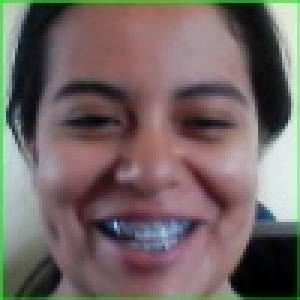
#> input picture HaarCascade/recorte/Arcelia/Arcelia125.jpg, 100 x 100 px, given in place of the camera (shown 3 times larger)
$ python HaarCascade.py
#> lines starting #> are read from the running program, lines starting #| are printed output that depends on the picture; after the words box and inside, x2 and y2 are one past the last pixel; in counts of white or black regions, pixels touching at a corner belong together
# CÓDIGO PARA DETECCIÓN DE ROSTROS
import numpy as np
import cv2 as cv
import math

rostro = cv.CascadeClassifier(cv.data.haarcascades + 'haarcascade_frontalface_alt.xml') #se carga el clasificador de rostros
cap = cv.VideoCapture(0) # Se activa la cámara
i = 0
while True:
    ret, frame = cap.read()
#> frame is the input picture: shape (100, 100, 3); mean B, G, R 101, 102.5, 115.5
    gray = cv.cvtColor(frame, cv.COLOR_BGR2GRAY)
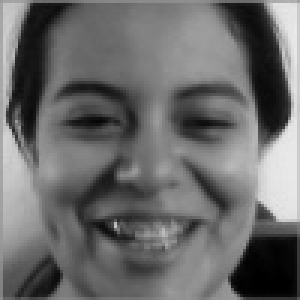
#> gray: shape (100, 100) (shown 3 times larger); min 0, max 233, mean 106.2
    rostros = rostro.detectMultiScale(gray, 1.3, 5)
#> rostros = [[8, 6, 87, 87]]
    for (x, y, w, h) in rostros:
        frame = cv.rectangle(frame, (x, y), (x+w, y+h), (0, 255, 0), 2)
        frame2 = frame[y:y+h, x:x+w]
        #frame3 = frame[x+30:x+w-30, y+30:y+h-30]
        frame2 = cv.resize(frame2, (100, 100), interpolation=cv.INTER_AREA) # Se redimensiona la imagen y se rellena con el método INTER_AREA

        if (i % 10 == 0):
            cv.imwrite('C:\\Users\\akino\\OneDrive\\Documentos\\Tareas TECNM\\Semestre 9\\IA\\repo\\IA\\HaarCascade\\Axel\\Axel'+str(i)+'.jpg', frame2) # Ruta donde se guardan las imágenes
            cv.imshow('rostror', frame2)
#> this loop made 1 pass
#> pass 1, `frame = cv.rectangle(frame, (x, y), (x+w, y+h), (0, 255, 0), 2)`:
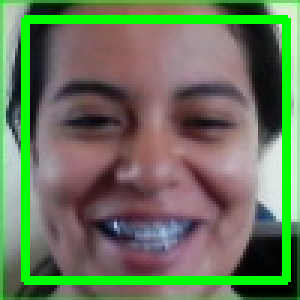
#> frame: shape (100, 100, 3) (shown 3 times larger); 10.4% of pixels changed, all inside (x1, y1, x2, y2) = (7, 5, 97, 95)
#> pass 1, `frame2 = frame[y:y+h, x:x+w]`:
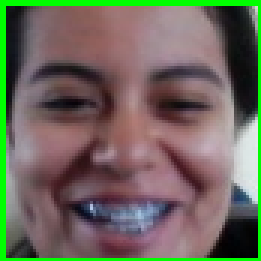
#> frame2: shape (87, 87, 3) (shown 3 times larger); mean B, G, R 92.2, 104.8, 109.1
#> pass 1, `frame2 = cv.resize(frame2, (100, 100), interpolation=cv.INTER_AREA)`:
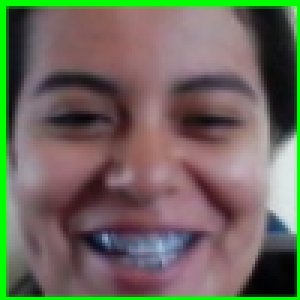
#> frame2: shape (100, 100, 3) (shown 3 times larger); mean B, G, R 92.1, 104.7, 109
    cv.imshow('rostros', frame)
    i = i + 1
    k = cv.waitKey(1)
#> (key Esc is pressed here)
    if k == 27:
        break
cap.release()
cv.destroyAllWindows()

$ run again, on HaarCascade/recorte/Arcelia/Arcelia128.jpg
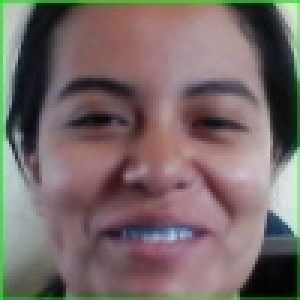
#> input picture HaarCascade/recorte/Arcelia/Arcelia128.jpg, 100 x 100 px, given in place of the camera (shown 3 times larger)
#> frame is the input picture: shape (100, 100, 3); mean B, G, R 104, 105.6, 119.6
#> `gray = cv.cvtColor(frame, cv.COLOR_BGR2GRAY)`:
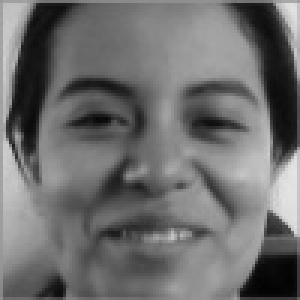
#> gray: shape (100, 100) (shown 3 times larger); min 3, max 228, mean 109.6
#> rostros = [[6, 5, 89, 89]]
#> the loop `for (x, y, w, h) in rostros:` made 1 pass
#> pass 1, `frame2 = cv.resize(frame2, (100, 100), interpolation=cv.INTER_AREA)`:
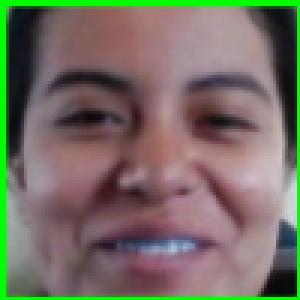
#> frame2: shape (100, 100, 3) (shown 3 times larger); mean B, G, R 98.3, 110.5, 116.3

$ run again, on HaarCascade/recorte/Arcelia/Arcelia134.jpg
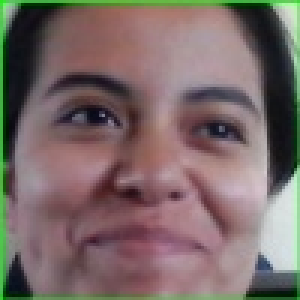
#> input picture HaarCascade/recorte/Arcelia/Arcelia134.jpg, 100 x 100 px, given in place of the camera (shown 3 times larger)
#> frame is the input picture: shape (100, 100, 3); mean B, G, R 103.5, 105.6, 122.2
#> `gray = cv.cvtColor(frame, cv.COLOR_BGR2GRAY)`:
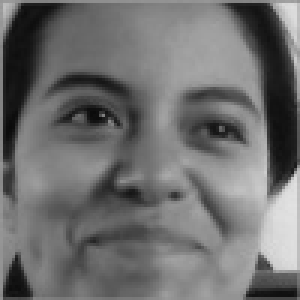
#> gray: shape (100, 100) (shown 3 times larger); min 10, max 226, mean 110.4
#> rostros = [[7, 5, 89, 89]]
#> the loop `for (x, y, w, h) in rostros:` made 1 pass
#> pass 1, `frame2 = cv.resize(frame2, (100, 100), interpolation=cv.INTER_AREA)`:
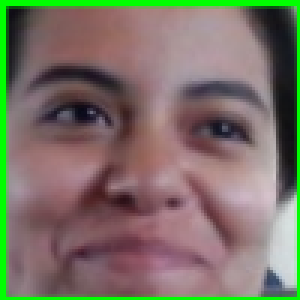
#> frame2: shape (100, 100, 3) (shown 3 times larger); mean B, G, R 101.9, 114.4, 122.4
